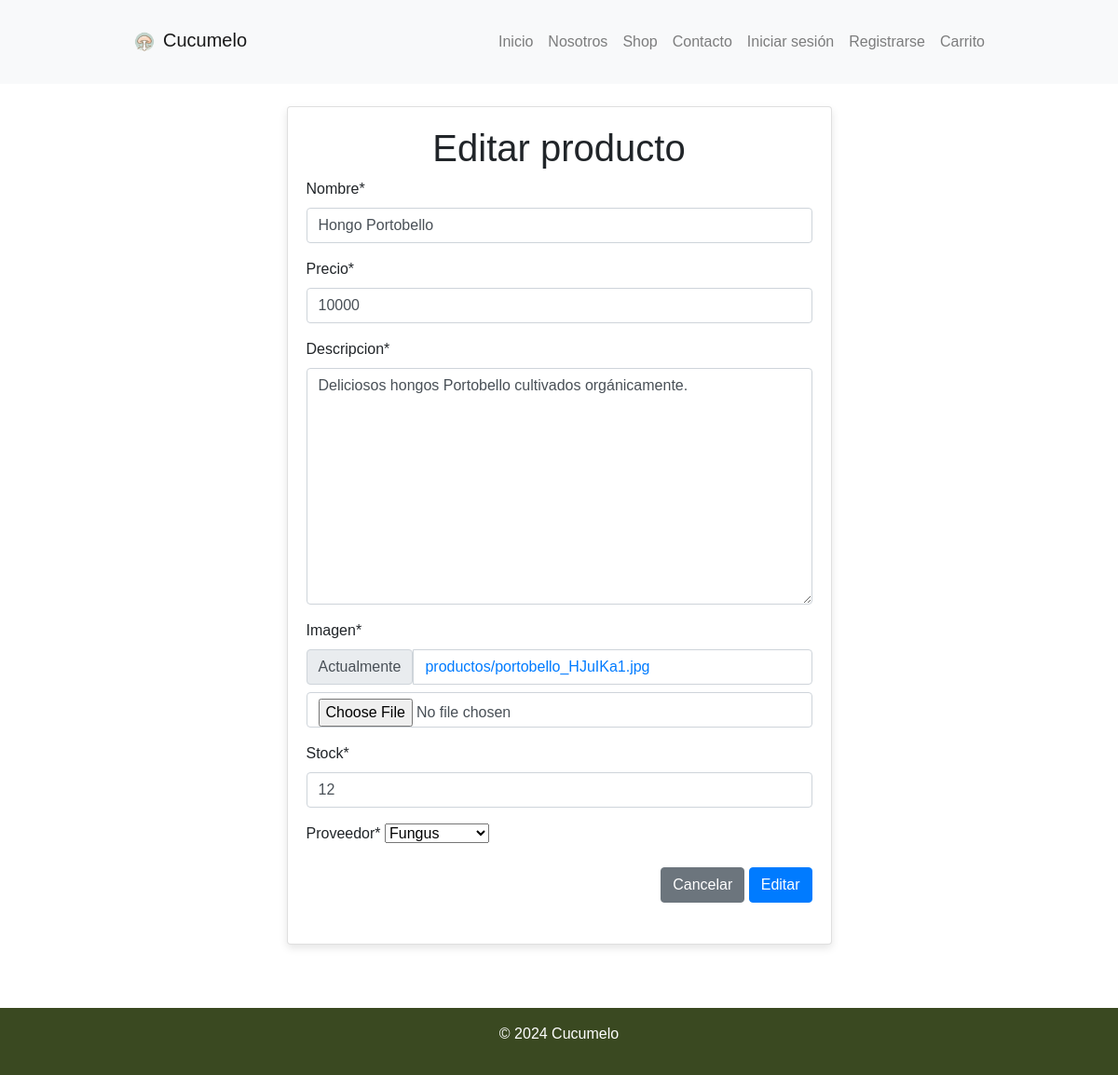
/modificar-producto/11/, run on the app's committed database.
### app/models.py (models this page shows, shortened)
class Producto (models.Model):
    nombre = models.CharField(max_length=50)
    precio = models.IntegerField()
    descripcion = models.TextField(max_length=100)
    imagen = models.ImageField(upload_to="productos", null=True)
    stock = models.IntegerField(default=0)
    proveedor = models.ForeignKey(Proveedor, on_delete=models.PROTECT)

class Proveedor (models.Model):
    nombre= models.CharField(max_length=50)
    def __str__(self):
        return  self.nombre

### app/views.py (the view, shortened to what this page needs)
# urls.py: path('modificar-producto/<id>/', modificar_producto, name="modificar_producto"),
def modificar_producto (request, id):
    producto = get_object_or_404 (Producto, id=id)
    data = {
            'form': ProductoForm(instance=producto)
    }
    return render (request, 'app/producto/modificar.html', data)

### app/forms.py
class ProductoForm(forms.ModelForm):
    class Meta:
        model = Producto
        fields = ['nombre', 'precio', 'descripcion', 'imagen', 'stock', 'proveedor']

### app/templates/app/producto/modificar.html (shortened to what this page needs)
{% extends 'app/base.html' %} {% block contenido %} {% load crispy_forms_tags %}
<div class="row mt-4">
  <div class="col-12 col-md-6 offset-md-3">
    <div class="card">
      <div class="card-body">
        <h1 class="text-center">Editar producto</h1>
        <form action="" method="post" enctype="multipart/form-data">
          {% csrf_token %} {{ form|crispy }}
          <div class="d-flex justify-content-end">
            <input type="reset" value="Cancelar" class="btn btn-secondary" />
            <input type="submit" value="Editar" class="btn btn-primary" />
          </div>
        </form>
      </div>
    </div>
  </div>
</div>
{% endblock %}

### app/Static/App/css/style.css (style rules this page uses)
body { font-family: Arial, sans-serif; margin: 0; padding: 0; }
.card { margin-bottom: 20px; box-shadow: 0 4px 8px rgba(0, 0, 0, 0.1); transition: box-shadow 0.3s ease-in-out; }
.btn-primary { background-color: #007bff; border-color: #007bff; }

### data on the page
Producto: nombre "Hongo Portobello", precio "10000", descripcion "Deliciosos hongos Portobello cultivados orgánicamente.", stock "12", proveedor "Fungus"
